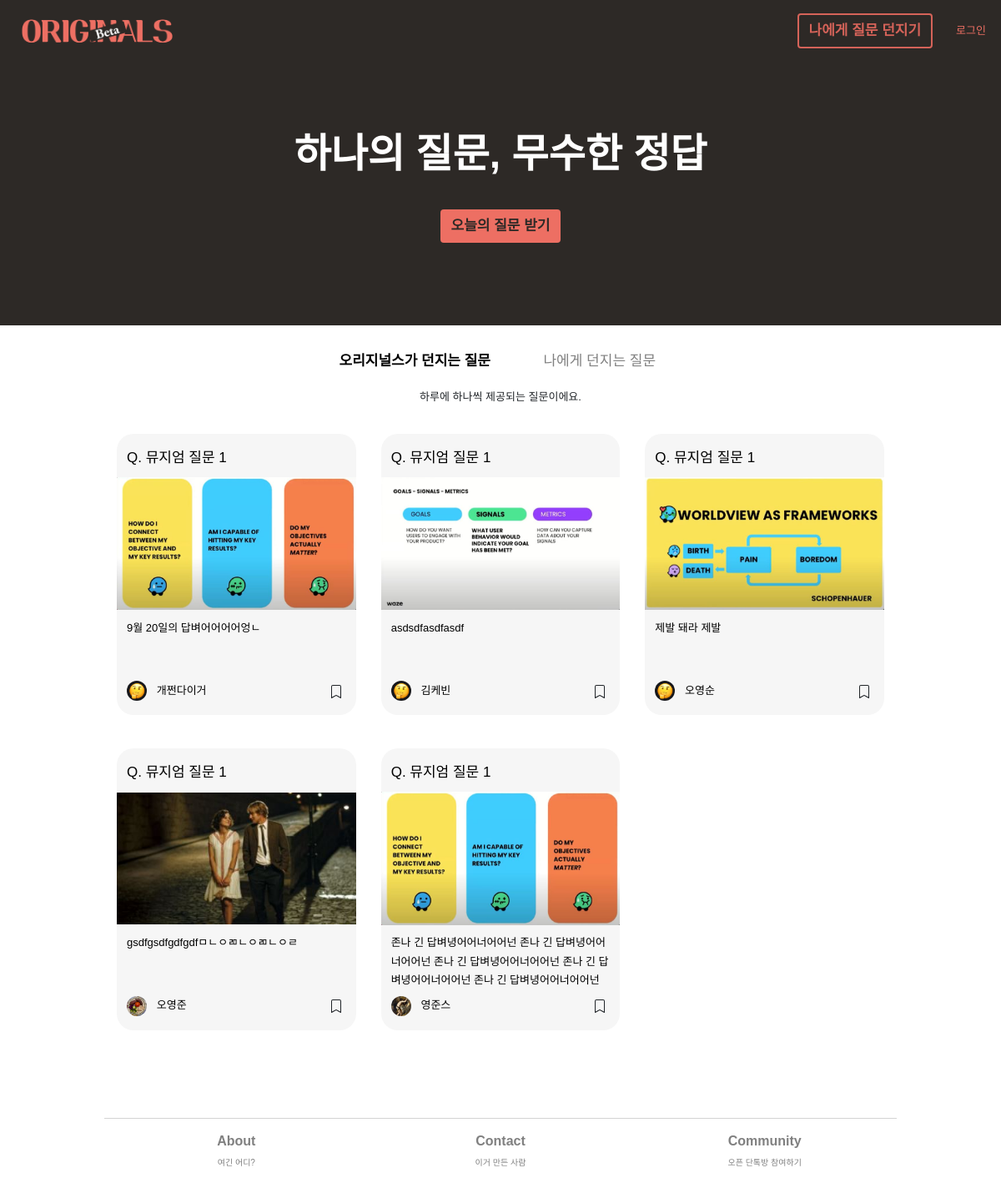
The page / on the database its author committed.
### main/models.py (models this page shows, shortened)
class AnswersForFromUs(models.Model):
    objects = models.Manager()
    type = models.CharField(max_length=10, default='us', blank=True)
    question_id = models.ForeignKey(QuestionsFromUs, on_delete=models.CASCADE, related_name='answerforfromus', null=False, default=None)
    author_id = models.ForeignKey(User, on_delete=models.CASCADE, related_name='answerforfromus', null=False)
    body = models.CharField(max_length=10000, blank=True) # 답변을 하지 않고 저장하는 경우--null=True 필요없나?
    image = models.ImageField(null=True, blank=True, upload_to='answer_img')
    created_at = models.DateField(auto_now_add=False)
    updated_at = models.DateField(auto_now_add=True)
    created_at_time = models.DateTimeField(auto_now_add=True, null=True, blank=True)
    is_shared = models.BooleanField(default=True)
    on_magazine = models.BooleanField(default=False)

class QuestionsFromUs(models.Model):
    objects = models.Manager()
    question_no = models.IntegerField(null=True)
    title = models.CharField(max_length = 100, blank=False)
    body = models.TextField(blank=True)
    image = models.ImageField(null=True, blank=True, upload_to="question_img")
    is_nudge = models.BooleanField(default=False)
    created_at = models.DateField(auto_now_add=True)

### member/models.py (models this page shows, shortened)
class UserInfo(models.Model):
    objects = models.Manager()
    this_user = models.OneToOneField(User, on_delete=models.CASCADE, related_name = 'userinfo', null=True, default=None) ## UserInfo가 생성될 때마다 user에게 link된다.
    real_name = models.CharField(max_length=20, blank=True, default="내 이름")
    profile_image = models.ImageField(null=True, upload_to="profile_images", default="default_psa.jpg")
    self_intro = models.CharField(max_length=140, blank=True, default="나에 대한 간단한 소개")
    slug = models.SlugField(max_length=100, allow_unicode=True, null=False, blank=False)
    persona_type = models.CharField(max_length=50, null=False)
    is_editor = models.BooleanField(default=False)
    saved_answers = models.ForeignKey(AnswersForFromUs, on_delete=models.CASCADE, related_name = 'userinfo', null=True, default=None)

### main/views.py (the view)
# urls.py: path('', views.main_page, name='home'),
def main_page(request):
    navbar_context = navbar(request)
    all_ans_us = AnswersForFromUs.objects.filter(is_shared=True).order_by('-created_at')
    all_ans_self = AnswersForFromSelf.objects.filter(is_shared=True).order_by('-created_at')
    if request.user.is_authenticated:
        try:
            current_user = UserInfo.objects.get(this_user=request.user)
            us_saved_by_user = SavedAnswers.objects.filter(bookmarker=request.user, ans_type='us').values_list('ans_us_ref', flat=True)
            self_saved_by_user = SavedAnswers.objects.filter(bookmarker=request.user, ans_type='self').values_list('ans_self_ref', flat=True)
            list__us_saved_by_user = list(us_saved_by_user)
            list__self_saved_by_user = list(self_saved_by_user)
            self_question_possible = 'True'
            pre_context = {
                'current_user' : current_user,
                'self_question_possible' : self_question_possible,
                'all_ans_us' : all_ans_us,
                'all_ans_self' : all_ans_self,
                'list__self_saved_by_user' : list__self_saved_by_user,
                'list__us_saved_by_user' : list__us_saved_by_user,
            }
        except ObjectDoesNotExist:
            return redirect('member/userinfo')
    else:
        current_user = ''
        self_question_possible = 'False'
        pre_context = {
            'all_ans_us' : all_ans_us,
            'all_ans_self' : all_ans_self,
            'current_user' : current_user,
            'self_question_possible' : self_question_possible,
        }
    context = {**navbar_context, **pre_context}
    return render(request, 'main/home.html', context)

### main/views.py (called while the page is built)
def navbar(request):
    if request.user.is_authenticated:
        navbar_this_user = request.user
        try:
            navbar_this_userinfo = UserInfo.objects.get(this_user=navbar_this_user)
            navbar_authenticated = 'True'
            navbar_context = {
                'navbar_authenticated' : navbar_authenticated,
                'navbar_this_user' : navbar_this_user.username,
                'navbar_this_userinfo' : navbar_this_userinfo,
            }
        except ObjectDoesNotExist:
            navbar_authenticated = 'False'
            navbar_context = {
                navbar_authenticated : navbar_authenticated,
                'navbar_this_user' : navbar_this_user.username,
            }
    else:
        navbar_authenticated = 'False'
        navbar_context = {
            'navbar_authenticated' : navbar_authenticated,
        }
    return navbar_context

### main/templates/main/home.html (shortened to what this page needs)
{% extends 'main/base.html' %}
{% load static %}
{% block banner %}
<div class="row banner-row">
    <div class="col my-auto">
        <div class="row justify-content-center">
            <div class="col text-center">
                <div class='text-xl'>하나의 질문<span class='pc-only'>,</span> <br class='mobile-only'> 무수한 정답</div>
            </div>
        </div>
        <div class="row-h-20"></div>
        <div class="row justify-content-center">
            <div class="col-12 col-md-6 text-center">
                <button class="btn btn-primary" onclick="location.href='/question-from-originals'">오늘의 질문 받기</button>
            </div>
        </div>
    </div>
</div>
{% endblock %}
{% block content %}
<div class="row justify-content-center">
    <div class="col-12 col-md-6">
        <div class="row justify-content-center">
            <div class="col-6 right">
                <label class='radio-btn-label'>
                    <span class="text-m" id='radio-orig-text' style='color:black; font-weight:800;'>오리지널스가 던지는 질문</span>
                </label>
            </div>
            <div class="col-6 center">
                <label class='radio-btn-label'>
                    <span class="text-m" id='radio-self-text' style='color:grey;'>나에게 던지는 질문</span>
                </label>
            </div>
        </div>
    </div>
</div>
<div class="empty-row"></div>
<div class="row justify-content-center">
    <div class="col text-center">
        <div class='text-s' id='ques_type_desc'>하루에 하나씩 제공되는 질문이에요.</div>
    </div>
</div>
<div class="row ans-orig fade-in" id='' style='display:flex;'>
    {% for u in all_ans_us %}
    <div class="col-12 col-md-4">
        <div class="row align-middle">
            <div class="card card-body grid-card col">
                <a href="/originals-answer/{{u.id}}" id="ans-click-id-{{u.id}}" onclick="TrackClicksUs(id)">
                    <div class="row">
                        <div class="col">
                            <div class="text-m">Q. {{u.question_id.title}}</div>
                        </div>
                    </div>
                    <div class="row list-img-container-row">
                        <div class="col list-img-container-col">
                            <img class='question-img-list' src="{{u.image.url}}"/>
                        </div>
                    </div>
                    <div class="row">
                        <div class="col">
                            <div class='text-s link textbunch truncate'>{{u.body}}</div>
                        </div>
                    </div>
                </a>
                <div class="row">
                    <div class="col-2 my-auto text-center">
                        <a href='/profile/{{u.author_id.username}}'><img class='profile-img-list' src="{{u.author_id.userinfo.profile_image.url}}"></a>
                    </div>
                    <div class="col-8 my-auto left col-wo-padding-left">
                        <div class='text-s'><a href='/profile/{{u.author_id.username}}'>{{u.author_id.userinfo.real_name}}</a></div>
                    </div>
                    <div class="col-2 my-auto text-center">
                        {% if u.id in list__us_saved_by_user %}
                        <div class='bookmark-orig' id='us-ans-id-{{u.id}}' onclick="BookmarkUs(id)">
                            <svg class="bookmark-icon bi bi-bookmark-fill"  xmlns="http://www.w3.org/2000/svg" width="16" height="16" fill="currentColor" viewBox="0 0 16 16">
                                <path d="M2 2v13.5a.5.5 0 0 0 .74.439L8 13.069l5.26 2.87A.5.5 0 0 0 14 15.5V2a2 2 0 0 0-2-2H4a2 2 0 0 0-2 2z"/>
                                </svg>
                        </div>
                        {% else %}
                        <div class='bookmark-orig' id='us-ans-id-{{u.id}}' onclick="BookmarkUs(id)">
                        </div>
                        {% endif %}
                    </div>
                </div>
            </div>
        </div>
    </div>
    {% endfor %}
</div>
{%endblock%}

### static/base.css (style rules this page uses)
a { text-decoration: none !important; color: black !important; }
body { font-family : 'NanumSquare', sans-serif !important; min-height: 100vh; display: flex; flex-direction: column; }
.row { margin-top: 10px !important; }
.row-h-20 { height: 20px; }
.empty-row { height : 10px; }
.col-wo-padding-left { padding-left: 0px !important; }
.grid-card { margin : 15px !important; border-radius: 20px !important; border-color: transparent !important; background-color: #F6F6F6 !important; padding-right: 11px !important ; padding-left: 11px !important ; padding-top: 5px !important; transition: transform 100ms cubic-bezier(.877, .079, .123, .985), -webkit-transform 100ms cubic-bezier(.877, .079, .123, .985); }
.right { text-align: right; }
.left { text-align: left; }
.center { text-align: center; }
.btn-primary { background-color: #ed6f63 !important; border-color: transparent !important; color: #2D2926 !important; font-size: 1.063rem !important; font-weight: 800 !important; }
.radio-btn-label { cursor: pointer }
.text-xl { font-size : 3rem; font-weight: 800; }
.text-m { font-size: 1.063rem; }
.text-s { font-size: 0.813rem; }
.textbunch { line-height: 1.75; }
.truncate { overflow: hidden; height : 4rem; }
.profile-img-list { height: 1.5rem; width: auto; border-radius: 50px; }
.question-img-list { width: 100%; }
.list-img-container-row { height: 10rem; overflow: hidden; display: flex; align-items: center; justify-content: center; margin-right: 0px; margin-left: 0px; }
.list-img-container-col { padding-right: 0px !important; padding-left: 0px !important; }
.bookmark-icon { cursor: pointer; }
.banner-row { margin-top: 0px !important; height: 350px; background-color: #2D2926 !important; color: white; }
.fade-in { animation: fadein 2s; }

### rows shown on the page
AnswersForFromUs: question_id "뮤지엄 질문 1", image (picture), body "9월 20일의 답벼어어어어엉ㄴ", author_id.userinfo.profile_image (placeholder picture), author_id.userinfo.real_name "개쩐다이거"
AnswersForFromUs: question_id "뮤지엄 질문 1", image (picture), body "asdsdfasdfasdf", author_id.userinfo.profile_image (placeholder picture), author_id.userinfo.real_name "김케빈"
AnswersForFromUs: question_id "뮤지엄 질문 1", image (picture), body "제발 돼라 제발", author_id.userinfo.profile_image (placeholder picture), author_id.userinfo.real_name "오영순"
AnswersForFromUs: question_id "뮤지엄 질문 1", image (picture), body "gsdfgsdfgdfgdfㅁㄴㅇㄻㄴㅇㄻㄴㅇㄹ", author_id.userinfo.profile_image (picture), author_id.userinfo.real_name "오영준"
AnswersForFromUs: question_id "뮤지엄 질문 1", image (picture), body "존나 긴 답벼녕어어너어어넌 존나 긴 답벼녕어어너어어넌 존나 긴 답벼녕어어너어어넌 존나 긴 답벼녕어어너어어넌 존나 긴 답벼녕어어너어어넌…", author_id.userinfo.profile_image (picture), author_id.userinfo.real_name "영준스"
